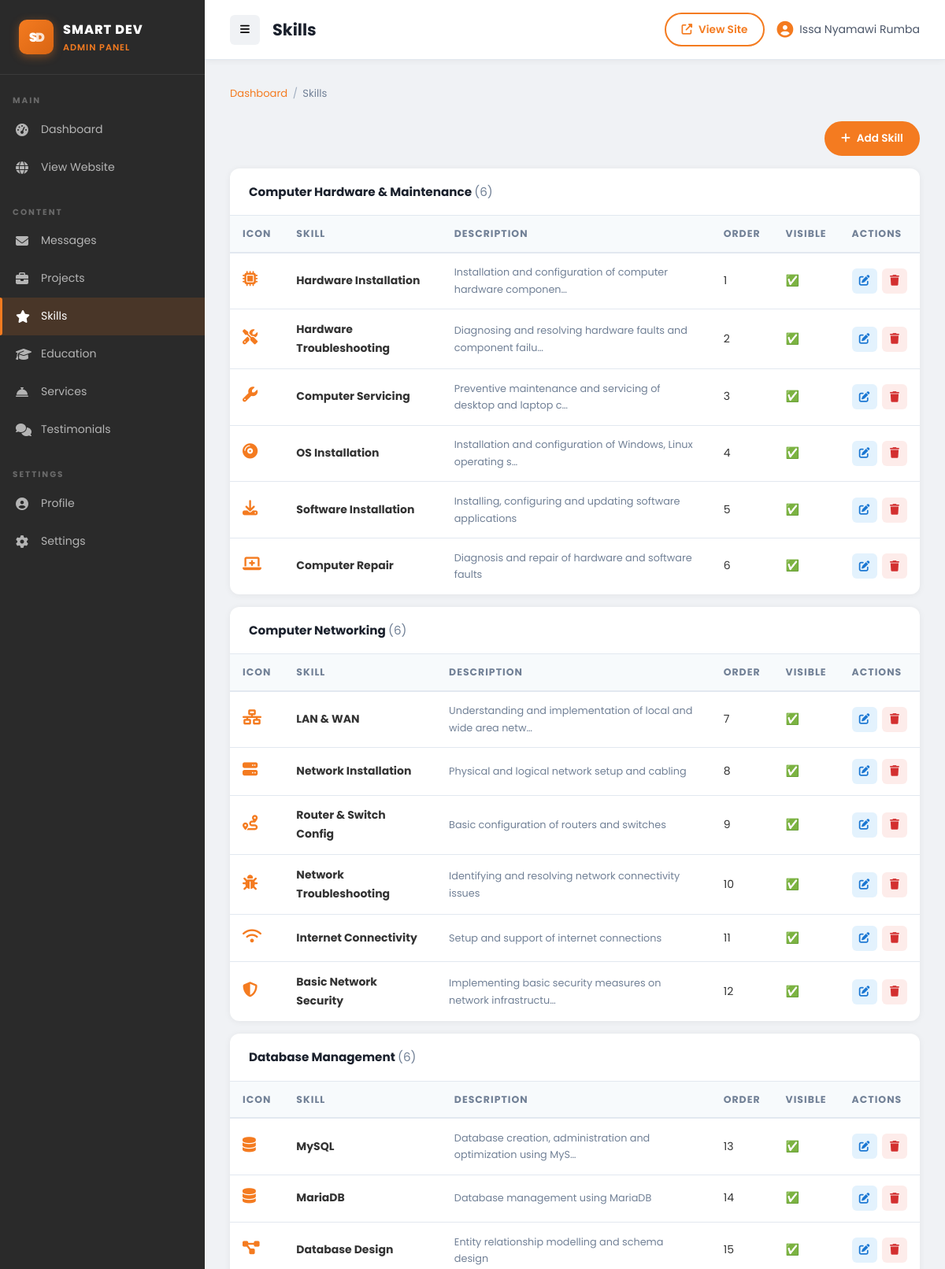
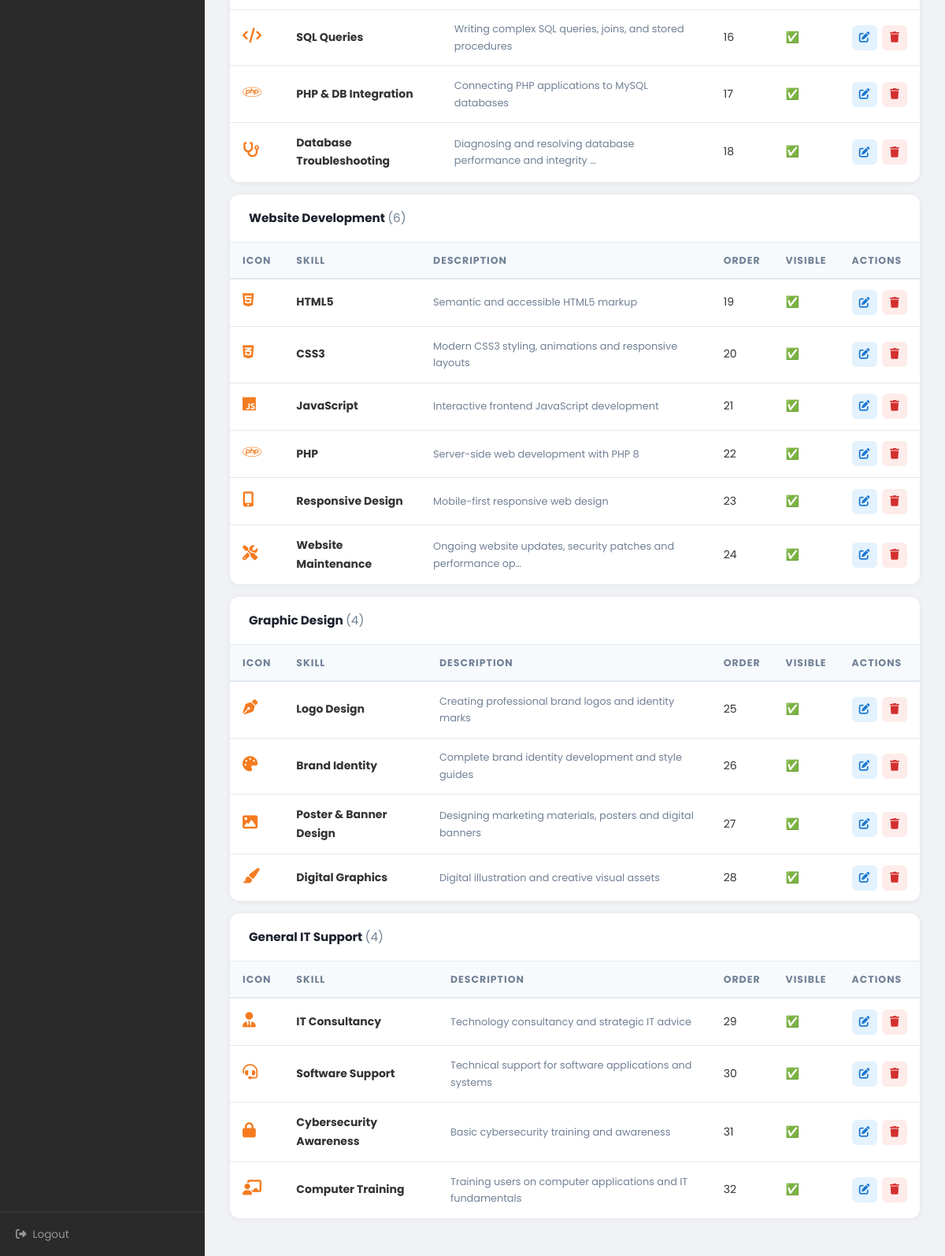
The app's page /admin/skills.php (signed in) with its own data (2 pictures, top to bottom).
### tables this page shows
CREATE TABLE IF NOT EXISTS `skills` (
  `id` INT UNSIGNED NOT NULL AUTO_INCREMENT,
  `category` VARCHAR(100) NOT NULL,
  `skill_name` VARCHAR(100) NOT NULL,
  `icon_class` VARCHAR(100) DEFAULT NULL,
  `description` TEXT DEFAULT NULL,
  `sort_order` TINYINT UNSIGNED NOT NULL DEFAULT 0,
  `is_visible` TINYINT(1) NOT NULL DEFAULT 1,
  `created_at` DATETIME NOT NULL DEFAULT CURRENT_TIMESTAMP,
  `updated_at` DATETIME NOT NULL DEFAULT CURRENT_TIMESTAMP ON UPDATE CURRENT_TIMESTAMP,
  PRIMARY KEY (`id`),
  KEY `idx_category` (`category`)
);

### includes/functions.php (called while the page is built, shortened)
<?php
function e(string $value): string {
    return htmlspecialchars($value, ENT_QUOTES | ENT_SUBSTITUTE, 'UTF-8');
}
function truncate(string $text, int $length = 150): string {
    if (mb_strlen($text) <= $length) return $text;
    return mb_substr($text, 0, $length) . '…';
}

### admin/skills.php (the view, shortened to what this page needs)
<?php
$db     = getDB();
$allSkills = $db->query('SELECT * FROM skills ORDER BY sort_order ASC, category ASC, skill_name ASC')->fetchAll();
$grouped   = [];
foreach ($allSkills as $s) { $grouped[$s['category']][] = $s; }
include dirname(__DIR__) . '/includes/admin_header.php';
?>
<nav class="breadcrumb"><a href="dashboard.php">Dashboard</a><span class="breadcrumb-sep">/</span><span>Skills</span></nav>
<div style="display: flex; justify-content: flex-end; margin-bottom: 1rem;">
    <a href="?add=1" class="btn btn-primary btn-sm"><i class="fas fa-plus"></i> Add Skill</a>
</div>
<?php foreach ($grouped as $cat => $skills): ?>
<div class="admin-card" style="margin-bottom: 1rem;">
    <div class="admin-card-header">
        <h2 style="font-size: 0.95rem;"><?= e($cat) ?> <span style="color:#718096;font-weight:400;">(<?= count($skills) ?>)</span></h2>
    </div>
    <div style="overflow-x: auto;">
        <table class="admin-table">
            <thead><tr><th>Icon</th><th>Skill</th><th>Description</th><th>Order</th><th>Visible</th><th>Actions</th></tr></thead>
            <tbody>
                <?php foreach ($skills as $sk): ?>
                <tr>
                    <td><i class="<?= e($sk['icon_class'] ?? 'fas fa-star') ?>" style="color:var(--orange);font-size:1.2rem;"></i></td>
                    <td><strong><?= e($sk['skill_name']) ?></strong></td>
                    <td style="font-size:0.8rem;color:#718096;"><?= e(truncate($sk['description'] ?? '', 60)) ?></td>
                    <td><?= (int)$sk['sort_order'] ?></td>
                    <td><?= $sk['is_visible'] ? '✅' : '❌' ?></td>
                    <td>
                        <div class="action-btns">
                            <a href="?edit=<?= (int)$sk['id'] ?>" class="btn-icon btn-icon-edit"><i class="fas fa-edit"></i></a>
                            <form method="POST" style="display:inline">
                                <button type="submit" class="btn-icon btn-icon-delete" data-confirm="Delete skill '<?= e(addslashes($sk['skill_name'])) ?>'?"><i class="fas fa-trash"></i></button>
                            </form>
                        </div>
                    </td>
                </tr>
                <?php endforeach; ?>
            </tbody>
        </table>
    </div>
</div>
<?php endforeach; ?>
<?php include dirname(__DIR__) . '/includes/admin_footer.php'; ?>

### assets/css/style.css (style rules this page uses)
:root { --orange: #F47B20; --orange-deep: #D96513; --orange-light: #ffa85c; --white: #FFFFFF; --charcoal: #333333; --grey-mid: #555555; --grey-light: #E8E8E8; --bg-soft: #F5F5F5; --bg-dark: #202020; --bg-nav: #2A2A2A; --shadow: 0 4px 20px rgba(0,0,0,0.1); --shadow-hover: 0 8px 30px rgba(244,123,32,0.25); --radius: 12px; --radius-sm: 6px; --transition: all 0.3s ease; --font-main: 'Poppins', sans-serif; --font-code: 'Fira Code', monospace; --nav-height: 70px; }
*, *::before, *::after { box-sizing: border-box; margin: 0; padding: 0; }
html { scroll-behavior: smooth; font-size: 16px; }
body { font-family: var(--font-main); background: var(--bg-soft); color: var(--charcoal); line-height: 1.7; transition: background 0.3s, color 0.3s; overflow-x: hidden; }
a { color: var(--orange); text-decoration: none; transition: var(--transition); }
h1, h2, h3, h4, h5, h6 { font-weight: 700; line-height: 1.3; color: var(--charcoal); }
h2 { font-size: clamp(1.6rem, 3.5vw, 2.4rem); }
.btn { display: inline-flex; align-items: center; gap: 0.5rem; padding: 0.75rem 1.75rem; border-radius: 50px; font-family: var(--font-main); font-size: 0.95rem; font-weight: 600; cursor: pointer; border: 2px solid transparent; transition: var(--transition); text-decoration: none; white-space: nowrap; }
.btn-primary { background: var(--orange); color: var(--white); border-color: var(--orange); }
.btn-sm { padding: 0.5rem 1.2rem; font-size: 0.85rem; }
.admin-body { font-family: var(--font-main); background: #f0f2f5; margin: 0; }
.admin-card { background: #fff; border-radius: var(--radius); box-shadow: 0 1px 8px rgba(0,0,0,0.06); overflow: hidden; margin-bottom: 1.5rem; }
.admin-card-header { padding: 1.25rem 1.5rem; border-bottom: 1px solid #e2e8f0; display: flex; align-items: center; justify-content: space-between; }
.admin-card-header h2 { font-size: 1.05rem; color: #1a202c; margin: 0; }
.admin-table { width: 100%; border-collapse: collapse; }
.admin-table th { text-align: left; padding: 0.75rem 1rem; font-size: 0.78rem; font-weight: 700; color: #718096; letter-spacing: 1px; text-transform: uppercase; border-bottom: 2px solid #e2e8f0; background: #f7fafc; }
.admin-table td { padding: 0.85rem 1rem; font-size: 0.875rem; border-bottom: 1px solid #e2e8f0; vertical-align: middle; }
.admin-table tr:last-child td { border-bottom: none; }
.action-btns { display: flex; gap: 0.4rem; align-items: center; }
.btn-icon { width: 32px; height: 32px; border-radius: var(--radius-sm); border: none; cursor: pointer; font-size: 0.85rem; display: flex; align-items: center; justify-content: center; transition: var(--transition); text-decoration: none; }
.btn-icon-edit { background: #e3f2fd; color: #1976d2; }
.btn-icon-delete { background: #fdecea; color: #d32f2f; }
.breadcrumb { display: flex; align-items: center; gap: 0.4rem; font-size: 0.82rem; color: #718096; margin-bottom: 1.5rem; }
.breadcrumb a { color: var(--orange); text-decoration: none; }
.breadcrumb-sep { color: #a0aec0; }

### records on screen
skills: skill_name "Hardware Installation", description "Installation and configuration of computer hardware componen…", sort_order "1"
skills: skill_name "Hardware Troubleshooting", description "Diagnosing and resolving hardware faults and component failu…", sort_order "2"
skills: skill_name "Computer Servicing", description "Preventive maintenance and servicing of desktop and laptop c…", sort_order "3"
skills: skill_name "OS Installation", description "Installation and configuration of Windows, Linux operating s…", sort_order "4"
skills: skill_name "Software Installation", description "Installing, configuring and updating software applications", sort_order "5"
skills: skill_name "Computer Repair", description "Diagnosis and repair of hardware and software faults", sort_order "6"
skills: skill_name "LAN & WAN", description "Understanding and implementation of local and wide area netw…", sort_order "7"
skills: skill_name "Network Installation", description "Physical and logical network setup and cabling", sort_order "8"
skills: skill_name "Router & Switch Config", description "Basic configuration of routers and switches", sort_order "9"
skills: skill_name "Network Troubleshooting", description "Identifying and resolving network connectivity issues", sort_order "10"
skills: skill_name "Internet Connectivity", description "Setup and support of internet connections", sort_order "11"
skills: skill_name "Basic Network Security", description "Implementing basic security measures on network infrastructu…", sort_order "12"
skills: skill_name "MySQL", description "Database creation, administration and optimization using MyS…", sort_order "13"
skills: skill_name "MariaDB", description "Database management using MariaDB", sort_order "14"
skills: skill_name "Database Design", description "Entity relationship modelling and schema design", sort_order "15"
skills: skill_name "SQL Queries", description "Writing complex SQL queries, joins, and stored procedures", sort_order "16"
skills: skill_name "PHP & DB Integration", description "Connecting PHP applications to MySQL databases", sort_order "17"
skills: skill_name "Database Troubleshooting", description "Diagnosing and resolving database performance and integrity …", sort_order "18"
skills: skill_name "HTML5", description "Semantic and accessible HTML5 markup", sort_order "19"
skills: skill_name "CSS3", description "Modern CSS3 styling, animations and responsive layouts", sort_order "20"
skills: skill_name "JavaScript", description "Interactive frontend JavaScript development", sort_order "21"
skills: skill_name "PHP", description "Server-side web development with PHP 8", sort_order "22"
skills: skill_name "Responsive Design", description "Mobile-first responsive web design", sort_order "23"
skills: skill_name "Website Maintenance", description "Ongoing website updates, security patches and performance op…", sort_order "24"
skills: skill_name "Logo Design", description "Creating professional brand logos and identity marks", sort_order "25"
skills: skill_name "Brand Identity", description "Complete brand identity development and style guides", sort_order "26"
skills: skill_name "Poster & Banner Design", description "Designing marketing materials, posters and digital banners", sort_order "27"
skills: skill_name "Digital Graphics", description "Digital illustration and creative visual assets", sort_order "28"
skills: skill_name "IT Consultancy", description "Technology consultancy and strategic IT advice", sort_order "29"
skills: skill_name "Software Support", description "Technical support for software applications and systems", sort_order "30"
skills: skill_name "Cybersecurity Awareness", description "Basic cybersecurity training and awareness", sort_order "31"
skills: skill_name "Computer Training", description "Training users on computer applications and IT fundamentals", sort_order "32"

### other values on screen
$pageTitle "Skills"
$adminName "Issa Nyamawi Rumba"
$cat "Computer Hardware & Maintenance"
count($skills) "6"
$cat "Computer Networking"
$cat "Database Management"
$cat "Website Development"
$cat "Graphic Design"
count($skills) "4"
$cat "General IT Support"
